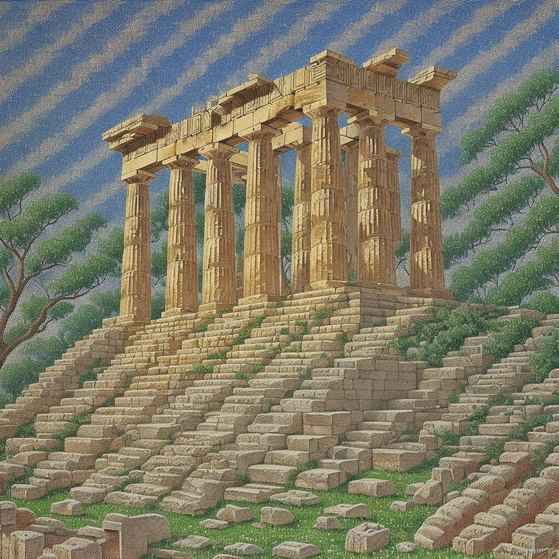
#> input picture Task1/9.png, 559 x 559 px, shrunk from 1024 x 1024 before the run
$ python main.py
#> lines starting #> are read from the running program, lines starting #| are printed output that depends on the picture
import numpy as np
import matplotlib.pyplot as plt
from PIL import Image


IMAGE_PATH = "9.png"

# ============================================================
# ПИКИ, КОТОРЫЕ НУЖНО УБРАТЬ
# ============================================================
PEAK_OFFSETS = [
    (-10, -12),
]

# ============================================================
# НАСТРОЙКИ ОБВОДКИ НА ТРЕТЬЕМ ГРАФИКЕ
# ============================================================
# Радиус красной окружности вокруг найденных компонент
CIRCLE_RADIUS = 8

# Толщина линии окружности
CIRCLE_LINEWIDTH = 2.0

# ============================================================
# НАСТРОЙКИ ДЕЛИКАТНОГО ЗАМАЗЫВАНИЯ
# ============================================================
# Радиус области, которую меняем:
# 1 -> область 3x3
# 2 -> область 5x5
# 3 -> область 7x7
REGION_RADIUS = 4

# Радиус внешней области, по которой берётся среднее.
# Должен быть больше REGION_RADIUS.
CONTEXT_RADIUS = 5

# Сила замазывания:
# 0.3 — очень мягко
# 0.6 — средне
# 1.0 — максимально сильно
BLEND = 1

# Плавность замазывания:
# меньше — сильнее только центр,
# больше — плавнее и шире распределение
SIGMA = 1

# ============================================================
# НАСТРОЙКИ ПРИБЛИЖЕНИЯ
# ============================================================
# Радиус окна вокруг центра, которое будет показано в zoom-версии.
# Например, 35 означает окно примерно (2*35+1)x(2*35+1)
ZOOM_RADIUS = 40

# Увеличение dpi для приближённых изображений
ZOOM_DPI = 300


def load_image(path):
#> called with path = '9.png'
    img = Image.open(path).convert("RGB")
#> img is the input picture: PIL image 559x559 RGB; mean R, G, B 125.8, 123.3, 105.1
    return np.asarray(img, dtype=np.float64) / 255.0


def save_image(filename, img):
    img = np.clip(img, 0, 1)
    arr = (img * 255).astype(np.uint8)
    Image.fromarray(arr).save(filename)


def normalize(a):
    a = a - a.min()
    mx = a.max()
    if mx > 0:
        a = a / mx
    return a


def fourier_log_image(F):
    log_abs = np.log1p(np.abs(F))
    log_abs = normalize(log_abs)

    if log_abs.ndim == 3:
        return log_abs.mean(axis=2)

    return log_abs


def smooth_peak_region(F, x0, y0, region_radius, context_radius, blend, sigma):
    h, w = F.shape[:2]

    x1_in = max(0, x0 - region_radius)
    x2_in = min(w, x0 + region_radius + 1)
    y1_in = max(0, y0 - region_radius)
    y2_in = min(h, y0 + region_radius + 1)

    x1_out = max(0, x0 - context_radius)
    x2_out = min(w, x0 + context_radius + 1)
    y1_out = max(0, y0 - context_radius)
    y2_out = min(h, y0 + context_radius + 1)

    patch = F[y1_out:y2_out, x1_out:x2_out].copy()

    inner_x1 = x1_in - x1_out
    inner_x2 = x2_in - x1_out
    inner_y1 = y1_in - y1_out
    inner_y2 = y2_in - y1_out

    ring_mask = np.ones((patch.shape[0], patch.shape[1]), dtype=bool)
    ring_mask[inner_y1:inner_y2, inner_x1:inner_x2] = False

    neighbors = patch[ring_mask]
    if neighbors.size == 0:
        return

    mean_value = neighbors.mean(axis=0)

    inner = F[y1_in:y2_in, x1_in:x2_in, :].copy()

    yy, xx = np.mgrid[y1_in:y2_in, x1_in:x2_in]
    dist2 = (xx - x0) ** 2 + (yy - y0) ** 2

    soft_mask = np.exp(-dist2 / (2 * sigma ** 2))
    soft_mask = soft_mask / soft_mask.max()
    soft_mask = (blend * soft_mask)[..., None]

    F[y1_in:y2_in, x1_in:x2_in, :] = (
        (1 - soft_mask) * inner + soft_mask * mean_value
    )


def get_peak_points(shape, offsets):
    h, w = shape
    cx = w // 2
    cy = h // 2

    points = []

    for dx, dy in offsets:
        x = cx + dx
        y = cy + dy

        x_sym = cx - dx
        y_sym = cy - dy

        points.append((x, y))
        points.append((x_sym, y_sym))

    return points


def filter_fourier_image(F_shifted, points):
    F_filtered = F_shifted.copy()
    h, w = F_filtered.shape[:2]

    for x, y in points:
        if 0 <= x < w and 0 <= y < h:
            smooth_peak_region(
                F_filtered,
                x,
                y,
                region_radius=REGION_RADIUS,
                context_radius=CONTEXT_RADIUS,
                blend=BLEND,
                sigma=SIGMA
            )

    return F_filtered


def save_fourier_plot(filename, image, points=None, zoom=False, zoom_radius=40):
    h, w = image.shape
    cx = w // 2
    cy = h // 2

    plt.figure(figsize=(8, 8))
    plt.imshow(image, cmap="gray", interpolation="nearest")

    if points is not None:
        for x, y in points:
            circle = plt.Circle(
                (x, y),
                CIRCLE_RADIUS,
                fill=False,
                edgecolor="red",
                linewidth=CIRCLE_LINEWIDTH
            )
            plt.gca().add_patch(circle)

    if zoom:
        plt.xlim(cx - zoom_radius, cx + zoom_radius)
        # инвертируем y для корректного отображения области
        plt.ylim(cy + zoom_radius, cy - zoom_radius)

    plt.axis("off")
    plt.tight_layout()
    plt.savefig(filename, dpi=ZOOM_DPI if zoom else 200, bbox_inches="tight", pad_inches=0)
    plt.close()


# ============================================================
# 1. Исходное изображение
# ============================================================
img = load_image(IMAGE_PATH)
h, w, channels = img.shape
#> h = 559; w = 559; channels = 3

save_image("01_original.png", img)


# ============================================================
# 2. Фурье-образ исходного изображения
# ============================================================
F = np.fft.fft2(img, axes=(0, 1))
F_shifted = np.fft.fftshift(F, axes=(0, 1))

log_spectrum = fourier_log_image(F_shifted)
#> in fourier_log_image, `log_abs = np.log1p(np.abs(F))`:
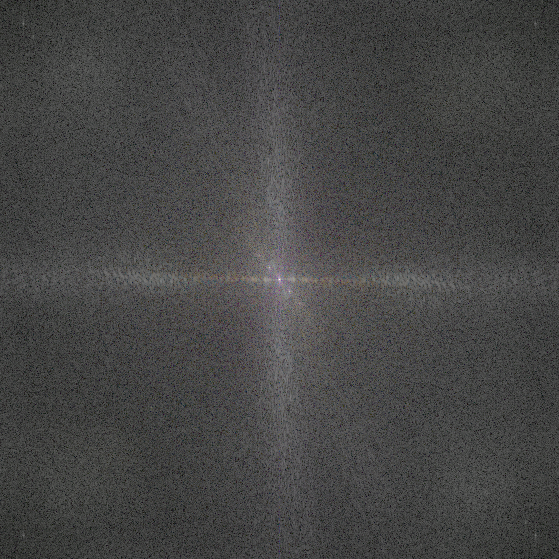
#> log_abs: shape (559, 559, 3) float64; mean of channels 0, 1, 2 3.33, 3.33, 3.3; drawn with min black and max white
#> in normalize, `mx = a.max()`: mx = 11.9
save_image("02_fourier_log_module.png", log_spectrum)


# ============================================================
# 3. Найдём нужные точки
# ============================================================
marked_points = get_peak_points((h, w), PEAK_OFFSETS)
#> marked_points = [(269, 267), (289, 291)]


# ============================================================
# 4. Фурье-образ с обведёнными компонентами
# ============================================================
save_fourier_plot(
    "03_fourier_log_module_with_marked_peaks.png",
    log_spectrum,
    points=marked_points,
    zoom=False
)
#> in save_fourier_plot, `plt.savefig(filename, dpi=ZOOM_DPI if zoom else 200, bbox_inches="tigh..`:
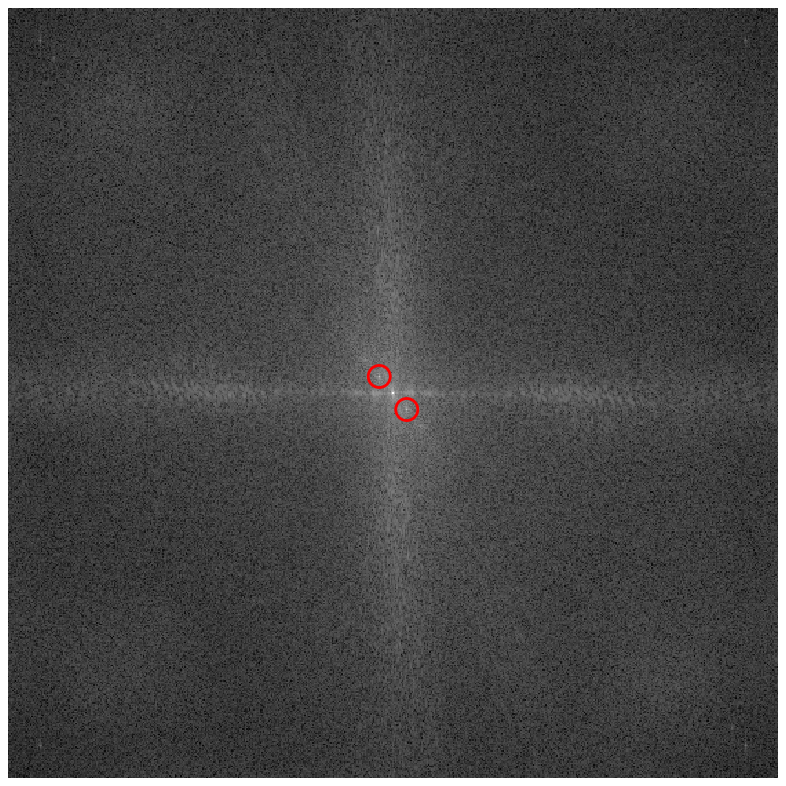
#> figure drawn by matplotlib, 1 panel


# ============================================================
# 5. Фурье-образ после замазывания ненужных компонент
# ============================================================
F_filtered = filter_fourier_image(F_shifted, marked_points)

log_spectrum_filtered = fourier_log_image(F_filtered)
save_image("04_fourier_log_module_filtered.png", log_spectrum_filtered)


# ============================================================
# 6. Обратное преобразование Фурье
# ============================================================
F_unshifted = np.fft.ifftshift(F_filtered, axes=(0, 1))
img_filtered = np.fft.ifft2(F_unshifted, axes=(0, 1))
img_filtered = np.real(img_filtered)
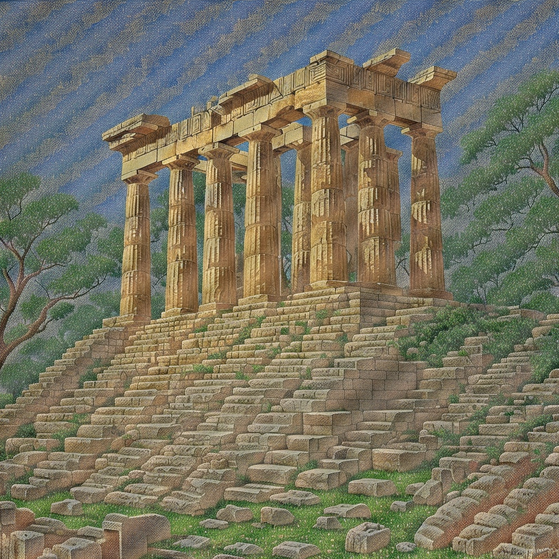
#> img_filtered: shape (559, 559, 3) float64; mean of channels 0, 1, 2 0.493, 0.484, 0.412; drawn with min black and max white
img_filtered = np.clip(img_filtered, 0, 1)

save_image("05_filtered_image.png", img_filtered)


# ============================================================
# 7. Приближённые версии Фурье-образов
# ============================================================
save_fourier_plot(
    "02_fourier_log_module_zoom.png",
    log_spectrum,
    points=None,
    zoom=True,
    zoom_radius=ZOOM_RADIUS
)

save_fourier_plot(
    "03_fourier_log_module_with_marked_peaks_zoom.png",
    log_spectrum,
    points=marked_points,
    zoom=True,
    zoom_radius=ZOOM_RADIUS
)
#> call 3 of save_fourier_plot, with zoom = True, zoom_radius = 40
#> in save_fourier_plot (call 3), `plt.savefig(filename, dpi=ZOOM_DPI if zoom else 200, bbox_inches="tigh..`:
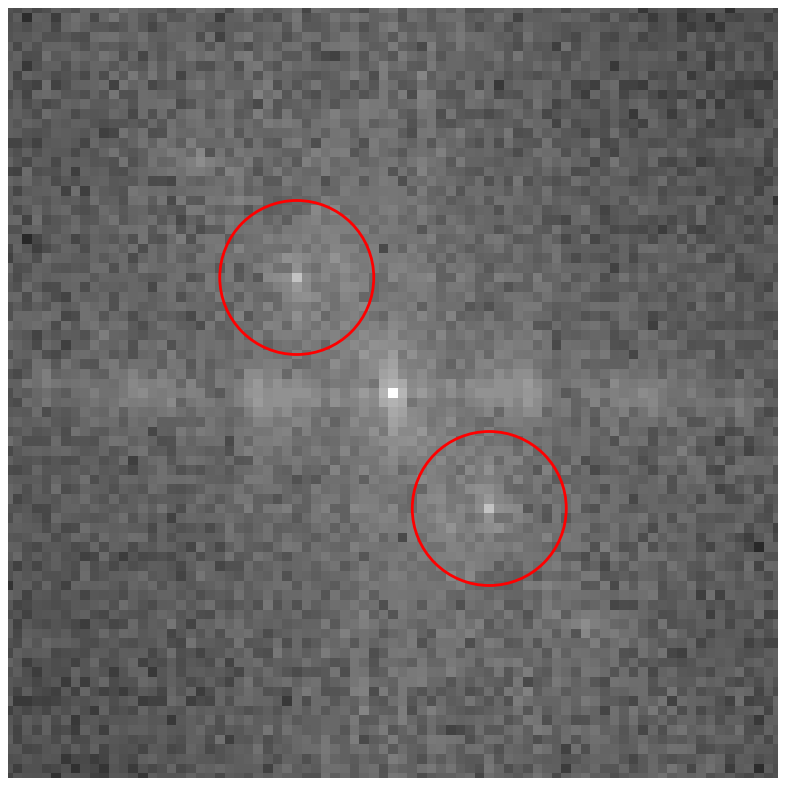
#> figure drawn by matplotlib, 1 panel

save_fourier_plot(
    "04_fourier_log_module_filtered_zoom.png",
    log_spectrum_filtered,
    points=None,
    zoom=True,
    zoom_radius=ZOOM_RADIUS
)


print("Готово. Сохранены файлы:")
print("01_original.png")
print("02_fourier_log_module.png")
print("03_fourier_log_module_with_marked_peaks.png")
print("04_fourier_log_module_filtered.png")
print("05_filtered_image.png")
print("02_fourier_log_module_zoom.png")
print("03_fourier_log_module_with_marked_peaks_zoom.png")
print("04_fourier_log_module_filtered_zoom.png")

print()
print("Отмеченные точки:")
for p in marked_points:
    print(p)
